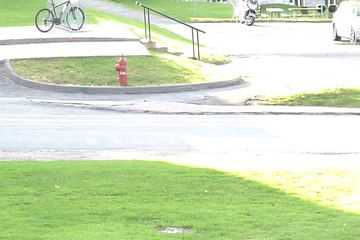
#> input picture Lab2/pedestrian/input/in000020.jpg, 360 x 240 px, given in place of in000300.jpg, which was not available; the run also reads 1 picture not shown here
$ python main.py
#> lines starting #> are read from the running program, lines starting #| are printed output that depends on the picture; after the words box and inside, x2 and y2 are one past the last pixel; in counts of white or black regions, pixels touching at a corner belong together; pictures that were not available may be replaced by others from this repository, and a replacement may not be noted
import cv2
import numpy as np


def toGray(IMG):
    return cv2.cvtColor(IMG, cv2.COLOR_BGR2GRAY)


def erosion(IMG):
    return cv2.erode(IMG, np.ones((3, 3), np.uint8))


def dilation(IMG):
    return cv2.dilate(IMG, np.ones((3, 3), np.uint8))


def binarization(IMG):
    return cv2.threshold(IMG, 20, 255, cv2.THRESH_BINARY)[1]


def median(IMG):
    return cv2.medianBlur(IMG, 7)


if __name__ == '__main__':
    last = cv2.imread("pedestrian/input/in%06d.jpg" % 300)
#> last is the input picture: shape (240, 360, 3); mean B, G, R 188.4, 222.7, 207.8
    last = toGray(last)
#> in toGray, `return cv2.cvtColor(IMG, cv2.COLOR_BGR2GRAY)`:
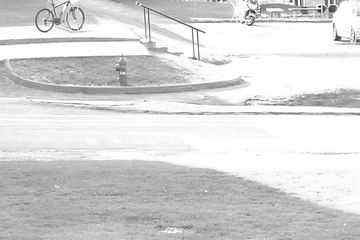
#> returned value: shape (240, 360); min 27, max 255, mean 214.3
    TP = TN = FP = FN = 0
    for i in range(301, 1100, 1):
        I = cv2.imread("pedestrian/input/in%06d.jpg" % i)
        current = toGray(I)
        DIFF = cv2.absdiff(last, current)
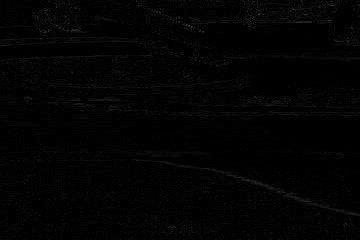
#> DIFF: shape (240, 360); min 0, max 64, mean 3.2
        MED = median(DIFF)
#> in median, `return cv2.medianBlur(IMG, 7)`:
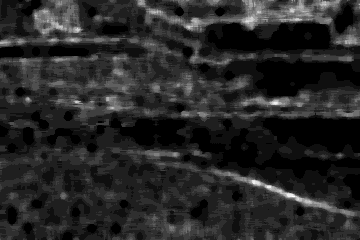
#> returned value: shape (240, 360); min 0, max 16, mean 2.47; drawn with min black and max white
        BIN = binarization(MED)
#> in binarization, `return cv2.threshold(IMG, 20, 255, cv2.THRESH_BINARY)[1]`: returned value: shape (240, 360); every value is 0
        ER = erosion(BIN)
        DIL = dilation(ER)
        retval, labels, stats, centroids = cv2.connectedComponentsWithStats(DIL)
#> labels: shape (240, 360) int32; every value is 0
#> retval = 1; stats = [[0, 0, 360, 240, 86400]]; centroids = [[179.5, 119.5]]
        I_VIS = I
        if (stats.shape[0] > 1):
            tab = stats[1:, 4]
            pi = np.argmax(tab)
            pi = pi + 1
            cv2.rectangle(I_VIS, (stats[pi, 0], stats[pi, 1]),
                          (stats[pi, 0] + stats[pi, 2], stats[pi, 1] + stats[pi, 3]), (255, 0, 0), 2)
            cv2.putText(I_VIS, "%f" % stats[pi, 4], (stats[pi, 0], stats[pi, 1]), cv2.FONT_HERSHEY_SIMPLEX, 0.5,
                        (255, 0, 0))
            cv2.putText(I_VIS, "%d" % pi, (int(centroids[pi, 0]), int(centroids[pi, 1])),
                        cv2.FONT_HERSHEY_SIMPLEX, 1, (255, 0, 0))
        B = DIL
        GTB = cv2.imread("pedestrian/groundtruth/gt%06d.png" % i)
        GTB = toGray(GTB)
        TP_M = np.logical_and((B == 255), (GTB == 255))
        TN_M = np.logical_and((B == 0), (GTB == 0))
        FP_M = np.logical_and((B == 255), (GTB == 0))
        FN_M = np.logical_and((B == 0), (GTB == 255))
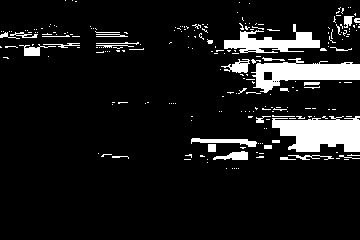
#> FN_M: shape (240, 360) bool; 9.6% white; 234 white regions (202 under 20 px), largest, box (x1, y1, x2, y2) and area: (272, 116, 360, 152) 2320, (251, 58, 360, 93) 1933, (224, 24, 320, 53) 1225

        TP_S = np.sum(TP_M)
#> TP_S = 0
        TN_S = np.sum(TN_M)
#> TN_S = 0
        FP_S = np.sum(FP_M)
#> FP_S = 0
        FN_S = np.sum(FN_M)
#> FN_S = 8266

        TP = TP + TP_S
#> TP = 0
        TN = TN + TN_S
#> TN = 0
        FP = FP + FP_S
#> FP = 0
        FN = FN + FN_S
#> FN = 8266
#> (the run stopped early here; a loop or call above may not have finished)
